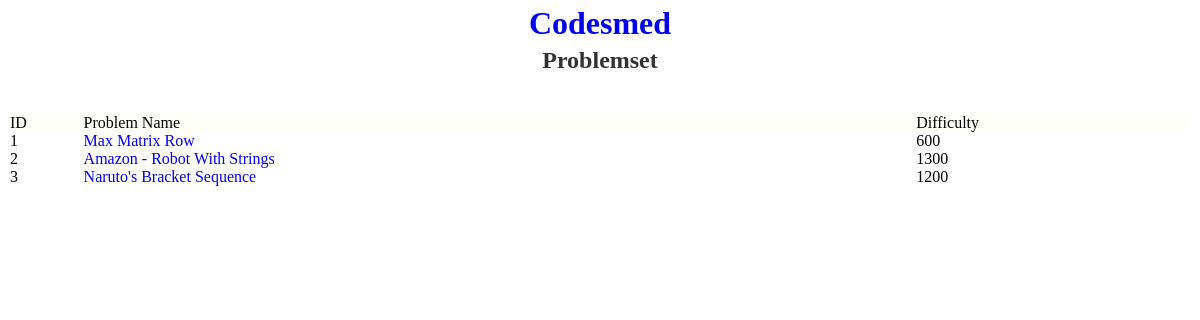
The app's page /, older data.
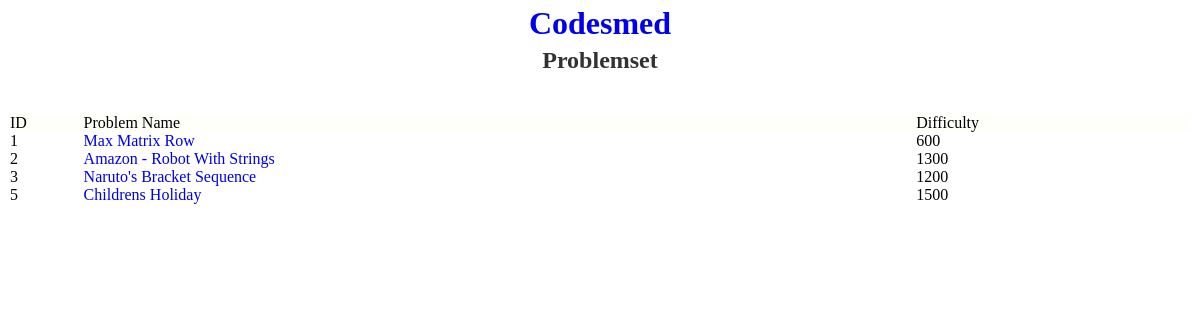
The same page, newer data.
### problems/models.py (models this page shows)
class Problem(models.Model) :
    name = models.CharField(max_length=200)
    data_dir_path = models.CharField(max_length=200)
    difficulty = models.IntegerField()
    num_testcases = models.IntegerField()
    time_limit = models.FloatField(default=1)

### problems/views.py (the view)
# urls.py: path('', views.index, name='index'),
def index(request):
    Logger.log('Index page requested')
    context = {
        'problem_list': Problem.objects.all()
    }
    return render(request, 'problems/index.html', context)

### problems/backend/utils.py (called while the page is built)
    @staticmethod
    def log(msg):
        if Logger.def_logging_method == LogginMethods.LOG_STDOUT:
            print('[' + str(datetime.now()) + '] ' + msg)

### problems/templates/problems/index.html (shortened to what this page needs)
<!DOCTYPE html>
<html>
    <head>
        {% load static %}
        <link rel="stylesheet" type="text/css" href="{% static '/problems/styles/common.css' %}"/>
    </head>
    <body>
        <div id="header-root">
            <h1>
                <a href="{% url 'problems:index' %}" id="title-link" class="invisible-link">
                    Codesmed
                </a>
            </h1>
        </div>
        <div id="content-root">
            <h2 class="heading2">Problemset</h2>
            <table>
                <thead>
                    <td class="table-header-cell">ID</td>
                    <td class="table-header-cell">Problem Name</td>
                    <td class="table-header-cell">Difficulty</td>
                </thead>
                <tbody>
                {% for problem in problem_list %}
                <tr id="problem-{{problem.id}}">
                    <td>{{problem.id}}</td>
                    <td>
                        <a href="{% url 'problems:detail_submit_path' problem.id %}">{{problem.name}}</a>
                    </td>
                    <td>{{problem.difficulty}}</td>
                </tr>
                {% endfor %}
                </tbody>
            </table>
        </div>
    </body>
</html>

Row changes from the older to the newer data that the page shows:
added Problem: id "5", name "Childrens Holiday", difficulty "1500"
